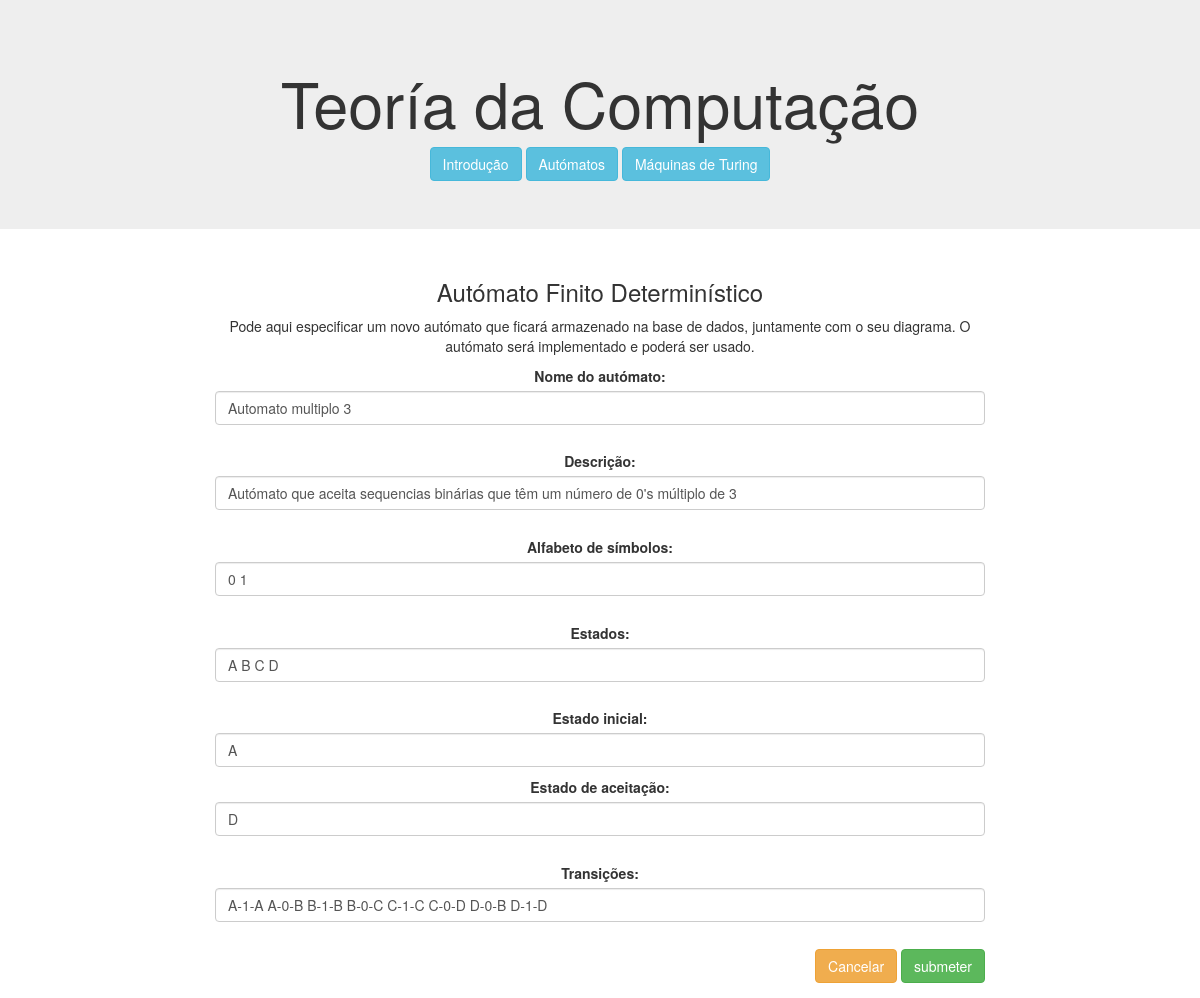
The app's page /edita_automato/69/ with its own data.
### computacao/models.py (models this page shows, shortened)
class Automato(models.Model):
    nome = models.CharField(max_length=100)
    descricao = models.CharField(max_length=100)
    alfabeto = models.CharField(max_length=100)
    estados = models.CharField(max_length=100)
    estadoInicial = models.CharField(max_length=100)
    estadosDeAceitacao = models.CharField(max_length=100)
    dicionarioTransicao = models.CharField(max_length=1000)
    diagrama = models.FileField(upload_to='afd_diagrams/', blank=True, null=True)

### computacao/views.py (the view)
# urls.py: path('edita_automato/<int:automato_id>/', views.edita_automato, name='edita_automato'),
def edita_automato(request, automato_id):
    instance = Automato.objects.get(id=automato_id)
    form = AutomatoForm(request.POST or None, instance=instance)
    if form.is_valid():
        a = form.save()
        a.desenha_diagrama()
        a.save()
        return HttpResponseRedirect(reverse('computacao:automatos'))
    """
    form = AutomatoForm(initial={
        'nome': automato_a_editar.nome,
        'descricao': automato_a_editar.descricao,
        'alfabeto': automato_a_editar.alfabeto,
        'estados': automato_a_editar.estados,
        'estadoInicial': automato_a_editar.estadoInicial,
        'estadosDeAceitacao': automato_a_editar.estadosDeAceitacao,
        'dicionarioTransicao': automato_a_editar.dicionarioTransicao,
    })"""
    context = {'form': form, 'automato_id':automato_id}
    return render(request, 'computacao/edita_automato.html', context)

### computacao/templates/computacao/edita_automato.html (shortened to what this page needs)
{% extends 'computacao/layout.html' %}
{% block main %}
    <main class="col-sm-12">
        <h3>Autómato Finito Determinístico</h3>
        <p>Pode aqui especificar um novo autómato que ficará armazenado na base de dados, juntamente com o seu diagrama.
            O autómato será implementado e poderá ser usado.</p>
        <form class="form-group" action="{% url 'computacao:edita_automato' automato_id %}" method="POST">
            {{ form.as_p }}
            <div class="text-right">
                <a href="{% url 'computacao:automatos' %}" role="button" class="btn btn-warning">Cancelar</a>
                <input type="submit" class="btn btn-success" value="submeter">
            </div>
        </form>
    </main>
{% endblock %}

### computacao/static/computacao/style.css (style rules this page uses)
.form-control { display:inline-block; }

### records on screen
Automato: nome "Automato multiplo 3", descricao "Autómato que aceita sequencias binárias que têm um número de 0's múltiplo de 3", alfabeto "0 1", estados "A B C D", estadoInicial "A", estadosDeAceitacao "D", dicionarioTransicao "A-1-A A-0-B B-1-B B-0-C C-1-C C-0-D D-0-B D-1-D"
